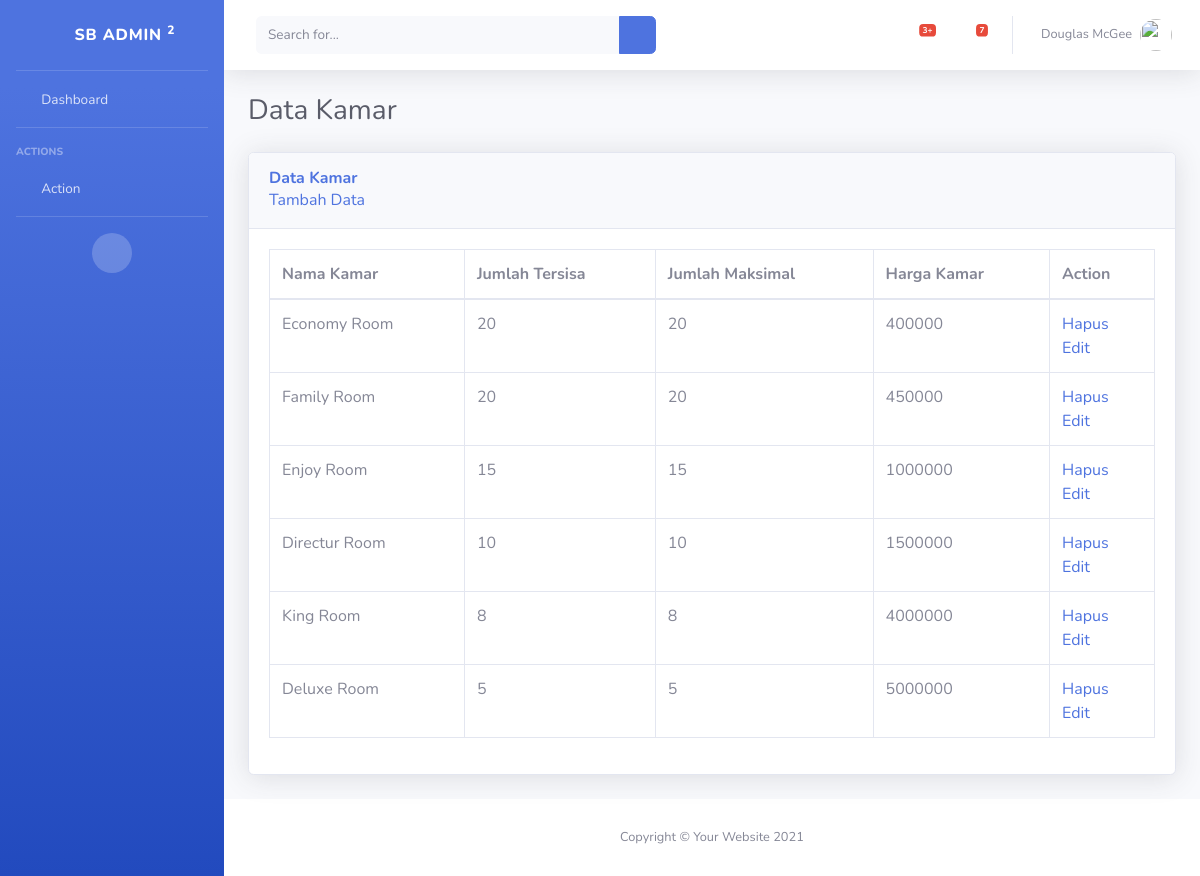
Page /admin/action/kamar.php on the committed database.
### tables this page shows
CREATE TABLE `kamar` (
  `id` int(11) NOT NULL,
  `nama_kamar` varchar(200) NOT NULL,
  `jumlah_tersisa` int(11) NOT NULL,
  `jumlah_maksimal` int(11) NOT NULL,
  `harga_kamar` varchar(200) NOT NULL
);

### admin/action/kamar.php (the view, shortened to what this page needs)
<?php
include_once "../../koneksi/conn.php";
$query = mysqli_query($conn, "SELECT * FROM kamar");
?>
<!DOCTYPE html>
<html lang="en">
<head>
    <link href="../vendor/fontawesome-free/css/all.min.css" rel="stylesheet" type="text/css">
    <link href="../css/sb-admin-2.min.css" rel="stylesheet">
</head>
<body id="page-top">
    <div id="wrapper">
        <ul class="navbar-nav bg-gradient-primary sidebar sidebar-dark accordion" id="accordionSidebar">
            <a class="sidebar-brand d-flex align-items-center justify-content-center" href="index.html">
                <div class="sidebar-brand-icon rotate-n-15">
                    <i class="fas fa-laugh-wink"></i>
                </div>
                <div class="sidebar-brand-text mx-3">SB Admin <sup>2</sup></div>
            </a>
            <hr class="sidebar-divider my-0">
            <li class="nav-item">
                <a class="nav-link" href="index.html">
                    <i class="fas fa-fw fa-tachometer-alt"></i>
                    <span>Dashboard</span></a>
            </li>
            <hr class="sidebar-divider">
            <div class="sidebar-heading">
                Actions
            </div>
            <li class="nav-item">
                <a class="nav-link collapsed" href="#" data-toggle="collapse" data-target="#collapsePages"
                    aria-expanded="true" aria-controls="collapsePages">
                    <i class="fas fa-fw fa-folder"></i>
                    <span>Action</span>
                </a>
            </li>
            <hr class="sidebar-divider d-none d-md-block">
            <div class="text-center d-none d-md-inline">
                <button class="rounded-circle border-0" id="sidebarToggle"></button>
            </div>
        </ul>
        <div id="content-wrapper" class="d-flex flex-column">
            <div id="content">
                <nav class="navbar navbar-expand navbar-light bg-white topbar mb-4 static-top shadow">
                    <form
                        class="d-none d-sm-inline-block form-inline mr-auto ml-md-3 my-2 my-md-0 mw-100 navbar-search">
                        <div class="input-group">
                            <input type="text" class="form-control bg-light border-0 small" placeholder="Search for..."
                                aria-label="Search" aria-describedby="basic-addon2">
                            <div class="input-group-append">
                                <button class="btn btn-primary" type="button">
                                    <i class="fas fa-search fa-sm"></i>
                                </button>
                            </div>
                        </div>
                    </form>
                    <ul class="navbar-nav ml-auto">
                        <li class="nav-item dropdown no-arrow mx-1">
                            <a class="nav-link dropdown-toggle" href="#" id="alertsDropdown" role="button"
                                data-toggle="dropdown" aria-haspopup="true" aria-expanded="false">
                                <i class="fas fa-bell fa-fw"></i>
                                <span class="badge badge-danger badge-counter">3+</span>
                            </a>
                        </li>
                        <li class="nav-item dropdown no-arrow mx-1">
                            <a class="nav-link dropdown-toggle" href="#" id="messagesDropdown" role="button"
                                data-toggle="dropdown" aria-haspopup="true" aria-expanded="false">
                                <i class="fas fa-envelope fa-fw"></i>
                                <span class="badge badge-danger badge-counter">7</span>
                            </a>
                        </li>
                        <li class="nav-item dropdown no-arrow">
                            <a class="nav-link dropdown-toggle" href="#" id="userDropdown" role="button"
                                data-toggle="dropdown" aria-haspopup="true" aria-expanded="false">
                                <span class="mr-2 d-none d-lg-inline text-gray-600 small">Douglas McGee</span>
                                <img class="img-profile rounded-circle"
                                    src="img/undraw_profile.svg">
                            </a>
                        </li>
                    </ul>
                </nav>
                <div class="container-fluid">
                    <div class="d-sm-flex align-items-center justify-content-between mb-4">
                        <h1 class="h3 mb-0 text-gray-800">Data Kamar</h1>
                    </div>
                    <div class="card shadow mb-4">
                        <div class="card-header py-3">
                            <h6 class="m-0 font-weight-bold text-primary">Data Kamar</h6><a href="#">Tambah Data</a>
                        </div>
                        <div class="card-body">
                            <div class="table-responsive">
                                <table class="table table-bordered" id="dataTable" width="100%" cellspacing="0">
                                    <thead>
                                        <tr>
                                            <th>Nama Kamar</th>
                                            <th>Jumlah Tersisa</th>
                                            <th>Jumlah Maksimal</th>
                                            <th>Harga Kamar</th>
                                            <th>Action</th>
                                        </tr>
                                    </thead>
                                    <tbody>
                                        <?php while($f = mysqli_fetch_assoc($query)) : ?>
                                        <tr>
                                            <td><?=$f["nama_kamar"] ?></td>
                                            <td><?=$f["jumlah_tersisa"] ?></td>
                                            <td><?=$f["jumlah_maksimal"] ?></td>
                                            <td><?=$f["harga_kamar"] ?></td>
                                            <td><a href="#">Hapus</a><br><a href="#">Edit</a></td>
                                        </tr>
                                        <?php endwhile; ?>
                                    </tbody>
                                </table>
                            </div>
                        </div>
                    </div>
                </div>
            </div>
            <footer class="sticky-footer bg-white">
                <div class="container my-auto">
                    <div class="copyright text-center my-auto">
                        <span>Copyright &copy; Your Website 2021</span>
                    </div>
                </div>
            </footer>
        </div>
    </div>
</body>
</html>

### rows in the picture
kamar: nama_kamar "Economy Room", jumlah_tersisa "20", jumlah_maksimal "20", harga_kamar "400000"
kamar: nama_kamar "Family Room", jumlah_tersisa "20", jumlah_maksimal "20", harga_kamar "450000"
kamar: nama_kamar "Enjoy Room", jumlah_tersisa "15", jumlah_maksimal "15", harga_kamar "1000000"
kamar: nama_kamar "Directur Room", jumlah_tersisa "10", jumlah_maksimal "10", harga_kamar "1500000"
kamar: nama_kamar "King Room", jumlah_tersisa "8", jumlah_maksimal "8", harga_kamar "4000000"
kamar: nama_kamar "Deluxe Room", jumlah_tersisa "5", jumlah_maksimal "5", harga_kamar "5000000"
